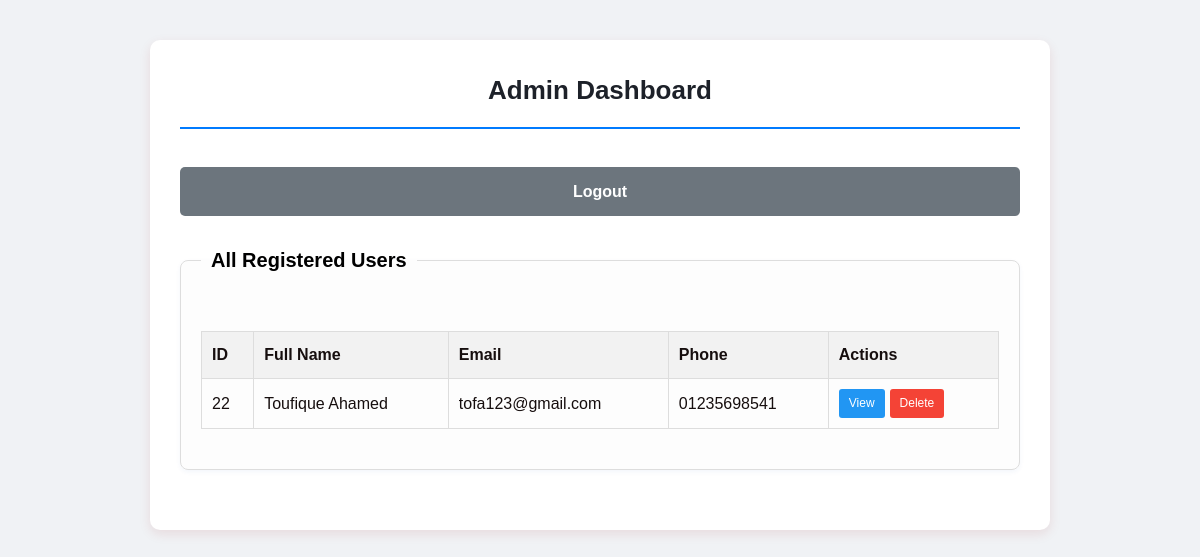
/admin_dashboard.php (signed in), run on an earlier commit of the app's database.
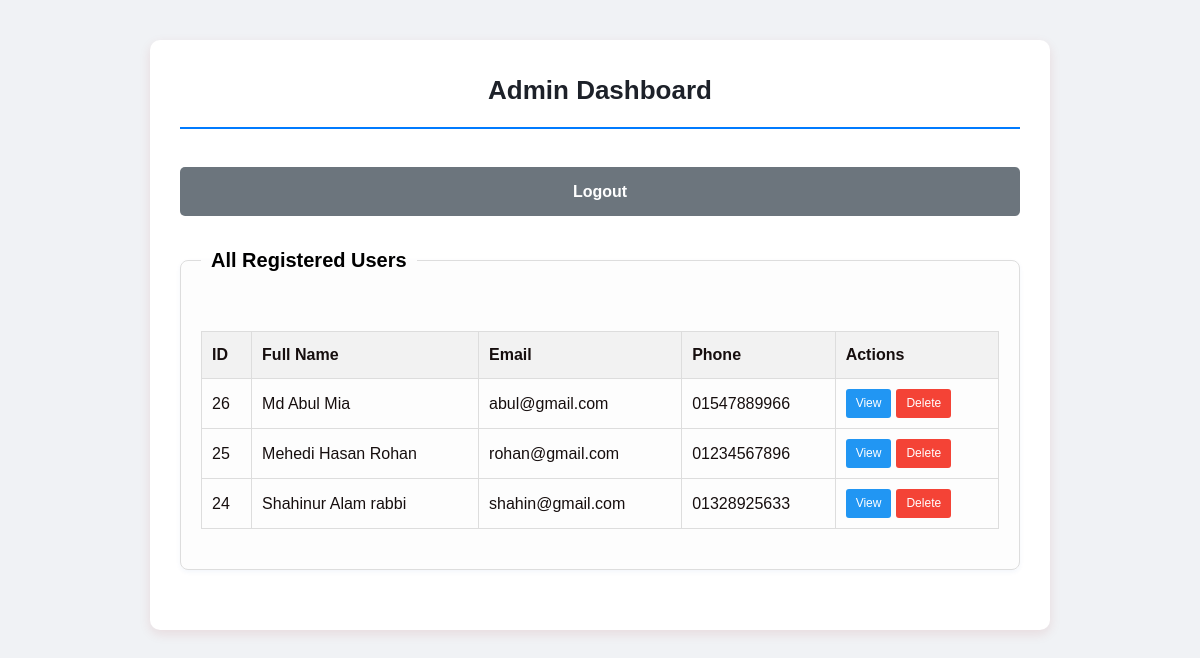
And on a later commit of the database.
### tables this page shows
CREATE TABLE `biodata` (
  `id` int(11) NOT NULL,
  `user_id` int(11) NOT NULL,
  `age` int(3) DEFAULT NULL,
  `address` text DEFAULT NULL,
  `hobbies` varchar(255) DEFAULT NULL,
  `photo` varchar(255) DEFAULT NULL,
  `degree1` varchar(255) DEFAULT NULL,
  `institution1` varchar(255) DEFAULT NULL,
  `year1` int(4) DEFAULT NULL,
  `grade1` varchar(50) DEFAULT NULL,
  `degree2` varchar(255) DEFAULT NULL,
  `institution2` varchar(255) DEFAULT NULL,
  `year2` int(4) DEFAULT NULL,
  `grade2` varchar(50) DEFAULT NULL,
  `degree3` varchar(255) DEFAULT NULL,
  `institution3` varchar(255) DEFAULT NULL,
  `year3` int(4) DEFAULT NULL,
  `grade3` varchar(50) DEFAULT NULL,
  `degree4` varchar(255) DEFAULT NULL,
  `institution4` varchar(255) DEFAULT NULL,
  `year4` int(4) DEFAULT NULL,
  `grade4` varchar(50) DEFAULT NULL,
  `occupation` varchar(255) DEFAULT NULL,
  `company` varchar(255) DEFAULT NULL,
  `income` varchar(100) DEFAULT NULL,
  `fatherName` varchar(255) DEFAULT NULL,
  `motherName` varchar(255) DEFAULT NULL,
  `siblings` int(2) DEFAULT NULL,
  `familyType` varchar(50) DEFAULT NULL,
  `preferences` varchar(255) DEFAULT NULL,
  `additionalInfo` text DEFAULT NULL
);

CREATE TABLE `users` (
  `id` int(11) NOT NULL,
  `email` varchar(255) NOT NULL,
  `password` varchar(255) NOT NULL,
  `fullName` varchar(255) NOT NULL,
  `phone` varchar(20) DEFAULT NULL,
  `gender` enum('male','female','other') DEFAULT NULL,
  `maritalStatus` varchar(50) DEFAULT NULL,
  `role` enum('admin','user') NOT NULL DEFAULT 'user'
);

### admin_dashboard.php (the view, shortened to what this page needs)
<?php
include 'config.php';
$sql = "SELECT u.*, b.age, b.occupation, b.income FROM users u LEFT JOIN biodata b ON u.id = b.user_id
WHERE u.role = 'user' ORDER BY u.id DESC";
$result = $conn->query($sql);
?>
<!DOCTYPE html>
<html lang="en">
<head>
    <link rel="stylesheet" href="style.css">
</head>
<body>
    <div class="container">
        <h1>Admin Dashboard</h1>
        <div class="dashboard-nav">
            <a href="logout.php" class="reset-btn" style="text-decoration: none; display: inline-block; text-align: center;">Logout</a>
        </div>
        <fieldset class="section">
            <legend>All Registered Users</legend>
            <?php if ($result->num_rows > 0): ?>
                <table class="admin-table">
                    <thead>
                        <tr>
                            <th>ID</th>
                            <th>Full Name</th>
                            <th>Email</th>
                            <th>Phone</th>
                            <th>Actions</th>
                        </tr>
                    </thead>
                    <tbody>
                        <?php while($row = $result->fetch_assoc()): ?>
                        <tr>
                            <td><?php echo $row['id']; ?></td>
                            <td><?php echo htmlspecialchars($row['fullName']); ?></td>
                            <td><?php echo htmlspecialchars($row['email']); ?></td>
                            <td><?php echo htmlspecialchars($row['phone']); ?></td>
                            <td>
                                <div class="action-buttons">
                                    <a href="view_user.php?id=<?php echo $row['id']; ?>" class="btn btn-view">View</a>
                                    <a href="admin_dashboard.php?delete_user=<?php echo $row['id']; ?>"
                                       class="btn btn-delete"
                                       onclick="return confirm('Are you sure you want to delete this user?')">Delete</a>
                                </div>
                            </td>
                        </tr>
                        <?php endwhile; ?>
                    </tbody>
                </table>
            <?php else: ?>
                <p>No users found.</p>
            <?php endif; ?>
        </fieldset>
    </div>
</body>
</html>

### style.css (style rules this page uses)
* { margin: 0; padding: 0; box-sizing: border-box; }
html { font-size: 16px; scroll-behavior: smooth; }
body { font-family: Arial, sans-serif; background-color: #f0f2f5; padding: 20px; line-height: 1.6; color: #160e0e; }
h1 { text-align: center; color: #1d2129; margin-bottom: 30px; font-size: 26px; border-bottom: 2px solid #007bff; padding-bottom: 15px; }
.container { max-width: 900px; margin: 20px auto; background-color: #ffffff; padding: 30px; border-radius: 10px; box-shadow: 0 4px 12px rgba(156, 15, 15, 0.1); }
.section { margin-bottom: 30px; padding: 20px; border: 1px solid #ddd; border-radius: 8px; background-color: #fdfdfd; box-shadow: 0 2px 5px rgba(29, 70, 184, 0.05); }
fieldset { border: none; padding: 0; margin: 0; }
.section legend { color: #000000; margin-bottom: 15px; font-family: 'Arial', sans-serif; font-size: 20px; font-weight: bold; padding: 0 10px; width: auto; border-bottom: none; }
.submit-btn, .reset-btn { padding: 12px 30px; margin: 0 10px; border: none; border-radius: 5px; cursor: pointer; font-size: 16px; font-weight: bold; transition: background-color 0.2s ease-in-out, transform 0.1s ease; }
.reset-btn { background-color: #6c757d; color: white; }
.submit-btn, .reset-btn { margin: 8px 0; width: 100%; }
.dashboard-nav { display: flex; gap: 10px; flex-wrap: wrap; margin-bottom: 20px; }

### admin_dashboard.php (style rules this page uses)
.admin-table { width: 100%; border-collapse: collapse; margin: 20px 0; }
.admin-table th, .admin-table td { border: 1px solid #ddd; padding: 10px; text-align: left; }
.admin-table th { background-color: #f2f2f2; }
.action-buttons { display: flex; gap: 5px; }
.btn { padding: 5px 10px; text-decoration: none; border-radius: 3px; font-size: 12px; }
.btn-view { background-color: #2196F3; color: white; }
.btn-delete { background-color: #f44336; color: white; }
.dashboard-nav { margin: 20px 0; display: flex; gap: 10px; }

What changed in the data, as far as the page shows it:
removed biodata: user "22", user.fullName "Toufique Ahamed", user.email "tofa123@gmail.com", user.phone "01235698541"
added biodata: user "26", user.fullName "Md Abul Mia", user.email "abul@gmail.com", user.phone "01547889966"
added biodata: user "25", user.fullName "Mehedi Hasan Rohan", user.email "rohan@gmail.com", user.phone "01234567896"
added biodata: user "24", user.fullName "Shahinur Alam rabbi", user.email "shahin@gmail.com", user.phone "01328925633"
